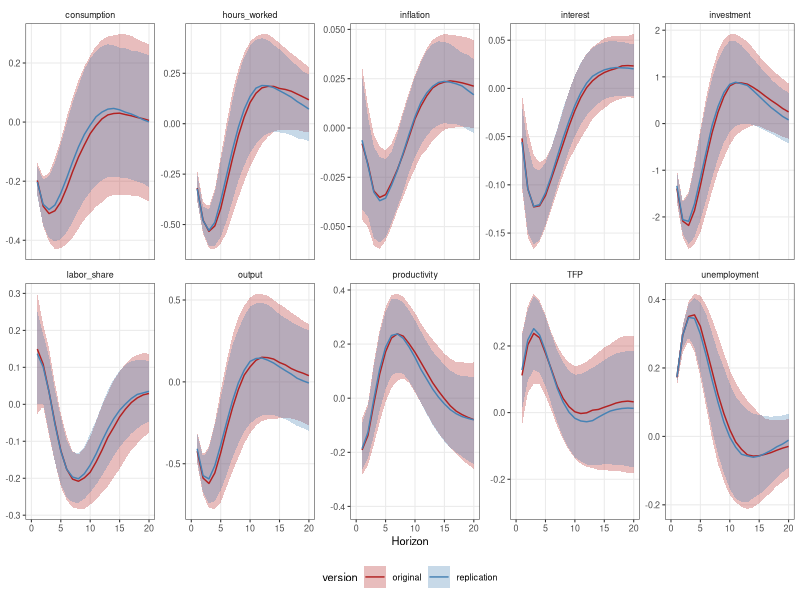

Reproduce this figure in R.
## ---- chunk 1
require(here)
require(data.table)
require(dplyr)
require(ggplot2)
## ---- chunk 2
comb_df <- fread(here("./data/replicated_bca_classical_VAR_IRF_boot.csv"))
## ---- chunk 3
comb_df |>
    filter(model == "classical_fd" & version %in% c('original', 'replication')) |>
    ggplot(aes(
        x = h,
        color = version,
        fill = version
    )) +
    geom_ribbon(aes(ymin = lower, ymax = upper), color = NA, alpha = 0.3) +
    geom_line(aes(y = median)) +
    facet_wrap(vars(variable), nrow = 2, scales = "free_y") +
    scale_color_manual(values = c("firebrick", "steelblue")) +
    scale_fill_manual(values = c("firebrick", "steelblue")) +
    scale_x_continuous(limits = c(0, 20)) +
    labs(x = "Horizon", y = NULL) +
    theme_bw(base_size = 8) +
    theme(legend.position = "bottom", strip.background = element_blank(), panel.grid.minor = element_blank())
